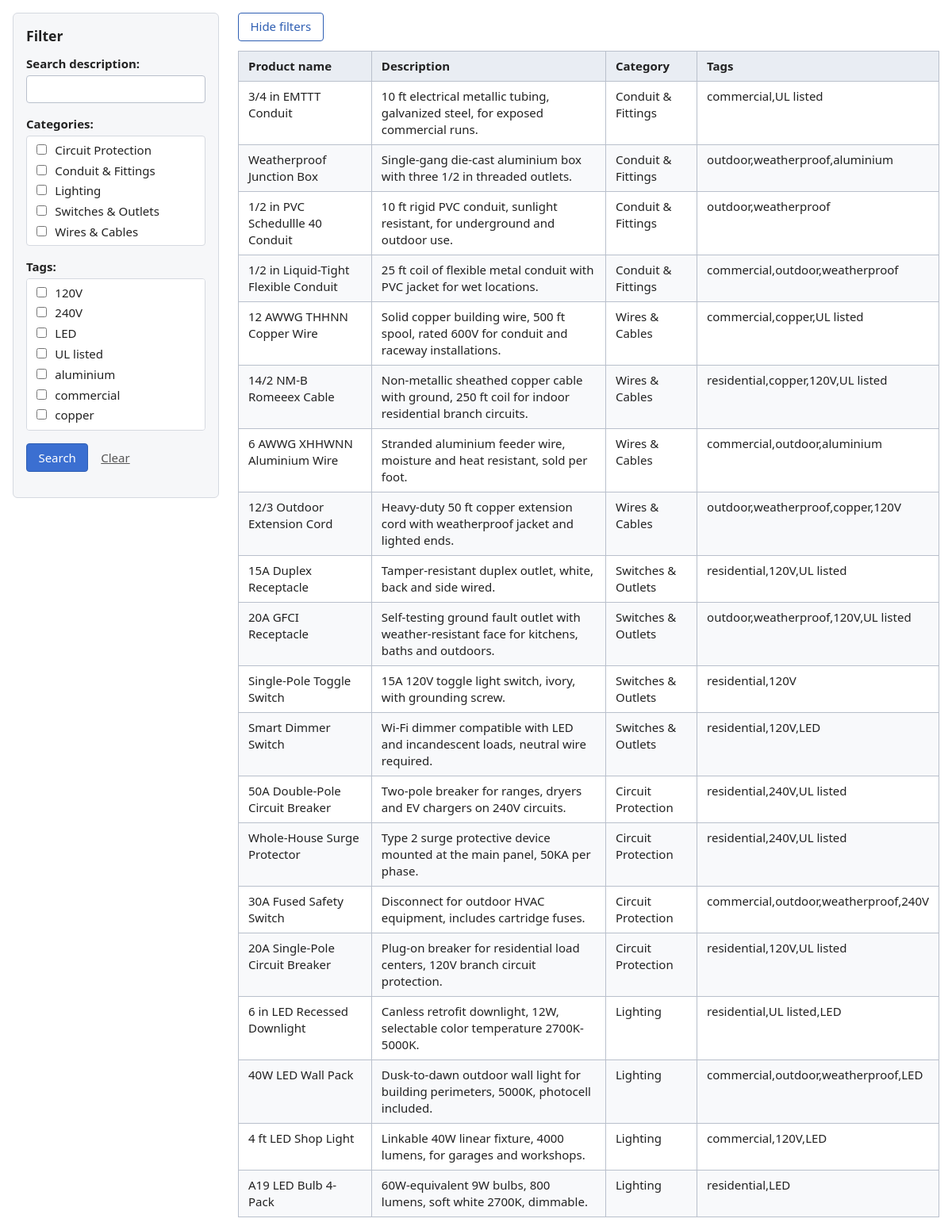
Screenshot of /products/ with the database file from the repository.
### products/models.py (models this page shows, shortened)
class Product(models.Model):
    name = models.CharField(max_length=255)
    description = models.TextField()
    category = models.ForeignKey(
        Category,
        on_delete=models.PROTECT,  # Stops a category from being deleted if products still use it
        related_name='products'
    )
    tags = models.ManyToManyField(
        Tag,
        related_name='products',
        blank=True
    )
    objects = ProductQuerySet.as_manager()  # Use custom manager with custom filters

### products/views.py (the view, shortened to what this page needs)
# urls.py: path('', views.IndexView.as_view(), name='index'),
class IndexView(generic.ListView):
    template_name = 'products/index.html'
    context_object_name = 'product_list'
    def get_queryset(self):
        self.product_filter = ProductFilter(self.request.GET or None)
        qs = (Product.objects
            .add_category_name()
            .add_tags_as_str()
        )
        if not self.product_filter.is_bound:
            return qs.all()
    def get_context_data(self, **kwargs):
        context = super().get_context_data(**kwargs)
        context['filter_form'] = self.product_filter
        return context

### products/forms.py
class ProductFilter(forms.Form):
    q = forms.CharField(
        required=False,
        label='Search description'
    )
    categories = forms.ModelMultipleChoiceField(
        queryset=Category.objects.all(),
        required=False,
        widget=forms.CheckboxSelectMultiple
    )
    tags = forms.ModelMultipleChoiceField(
        queryset=Tag.objects.all(),
        required=False,
        widget=forms.CheckboxSelectMultiple
    )

### products/models.py (called while the page is built)
    def __str__(self) -> str:
        return self.name

    def __str__(self) -> str:
        return self.name

    def add_tags_as_str(self) -> 'ProductQuerySet':
        return self.annotate(tags_as_str=GroupConcat('tags__name'))

    def add_category_name(self) -> 'ProductQuerySet':
        return self.annotate(category_name=F('category__name'))

### products/templates/products/index.html (shortened to what this page needs)
{% load static %}<!doctype html>
<html lang="en">
<head>
    <link rel="stylesheet" href="{% static 'products/index.css' %}">
</head>
<body>
<div class="layout">
    <aside class="sidebar" id="filter-panel">
        <h2>Filter</h2>
        <form method="get">
            {{ filter_form.as_div }}
            <div class="form-actions">
                <button type="submit">Search</button>
                <a href="{% url 'index' %}">Clear</a>
            </div>
        </form>
    </aside>
    <main class="content">
        <button type="button" class="panel-toggle" aria-controls="filter-panel" aria-expanded="true">Hide filters</button>
        {% if product_list %}
            <table>
                <thead>
                    <tr>
                        <th>Product name</th>
                        <th>Description</th>
                        <th>Category</th>
                        <th>Tags</th>
                    </tr>
                </thead>
                <tbody>
                {% for product in product_list %}
                    <tr>
                        <td>{{ product.name }}</td>
                        <td>{{ product.description}}</td>
                        <td>{{ product.category_name }}</td>
                        <td>{{ product.tags_as_str }}</td>
                    </tr>
                {% endfor %}
                </tbody>
            </table>
        {% elif filter_form.is_bound %}
            <p>No products match your search criteria.</p>
        {% else %}
            <p>No products are available.</p>
        {% endif %}
    </main>
</div>
</body>
</html>

### products/static/products/index.css (style rules this page uses)
* { box-sizing: border-box; }
body { margin: 0; padding: 1rem; font-family: system-ui, -apple-system, "Segoe UI", Roboto, sans-serif; font-size: 15px; line-height: 1.4; color: #222; background: #fff; }
.layout { display: grid; grid-template-columns: 260px 1fr; gap: 1.5rem; align-items: start; }
.content { min-width: 0; }
.sidebar { position: sticky; top: 1rem; padding: 1rem; background: #f6f7f9; border: 1px solid #d5d9e0; border-radius: 6px; }
.sidebar h2 { margin: 0 0 0.75rem; font-size: 1.1rem; }
.sidebar form > div { margin: 0 0 1rem; }
.sidebar fieldset { margin: 0; padding: 0; border: 0; }
.sidebar label, .sidebar legend { display: block; padding: 0; font-weight: 600; margin-bottom: 0.25rem; }
.sidebar input[type="text"] { width: 100%; padding: 0.4rem 0.5rem; border: 1px solid #b9c0cc; border-radius: 4px; font: inherit; }
.sidebar fieldset > div { max-height: 12rem; overflow-y: auto; padding: 0.25rem 0.5rem; background: #fff; border: 1px solid #d5d9e0; border-radius: 4px; }
.sidebar fieldset > div label { font-weight: normal; margin: 0; padding: 0.15rem 0; cursor: pointer; }
.sidebar fieldset > div input { margin-right: 0.4rem; }
.form-actions { display: flex; align-items: center; gap: 1rem; }
button { padding: 0.4rem 0.9rem; font: inherit; border: 1px solid #2f5fb3; border-radius: 4px; background: #3b6fd1; color: #fff; cursor: pointer; }
.form-actions a { color: #555; }
.panel-toggle { margin-bottom: 0.75rem; background: #fff; color: #2f5fb3; }
table { width: 100%; border-collapse: collapse; border: 1px solid #b9c0cc; }
th, td { padding: 0.5rem 0.75rem; border: 1px solid #b9c0cc; text-align: left; vertical-align: top; }
thead th { background: #e9edf3; }
tbody tr:nth-child(even) { background: #f8f9fb; }

### rows the page displays
Product: name "3/4 in EMTTT Conduit", description "10 ft electrical metallic tubing, galvanized steel, for exposed commercial runs.", category_name "Conduit & Fittings", tags_as_str "commercial,UL listed"
Product: name "Weatherproof Junction Box", description "Single-gang die-cast aluminium box with three 1/2 in threaded outlets.", category_name "Conduit & Fittings", tags_as_str "outdoor,weatherproof,aluminium"
Product: name "1/2 in PVC Schedullle 40 Conduit", description "10 ft rigid PVC conduit, sunlight resistant, for underground and outdoor use.", category_name "Conduit & Fittings", tags_as_str "outdoor,weatherproof"
Product: name "1/2 in Liquid-Tight Flexible Conduit", description "25 ft coil of flexible metal conduit with PVC jacket for wet locations.", category_name "Conduit & Fittings", tags_as_str "commercial,outdoor,weatherproof"
Product: name "12 AWWG THHNN Copper Wire", description "Solid copper building wire, 500 ft spool, rated 600V for conduit and raceway installations.", category_name "Wires & Cables", tags_as_str "commercial,copper,UL listed"
Product: name "14/2 NM-B Romeeex Cable", description "Non-metallic sheathed copper cable with ground, 250 ft coil for indoor residential branch circuits.", category_name "Wires & Cables", tags_as_str "residential,copper,120V,UL listed"
Product: name "6 AWWG XHHWNN Aluminium Wire", description "Stranded aluminium feeder wire, moisture and heat resistant, sold per foot.", category_name "Wires & Cables", tags_as_str "commercial,outdoor,aluminium"
Product: name "12/3 Outdoor Extension Cord", description "Heavy-duty 50 ft copper extension cord with weatherproof jacket and lighted ends.", category_name "Wires & Cables", tags_as_str "outdoor,weatherproof,copper,120V"
Product: name "15A Duplex Receptacle", description "Tamper-resistant duplex outlet, white, back and side wired.", category_name "Switches & Outlets", tags_as_str "residential,120V,UL listed"
Product: name "20A GFCI Receptacle", description "Self-testing ground fault outlet with weather-resistant face for kitchens, baths and outdoors.", category_name "Switches & Outlets", tags_as_str "outdoor,weatherproof,120V,UL listed"
Product: name "Single-Pole Toggle Switch", description "15A 120V toggle light switch, ivory, with grounding screw.", category_name "Switches & Outlets", tags_as_str "residential,120V"
Product: name "Smart Dimmer Switch", description "Wi-Fi dimmer compatible with LED and incandescent loads, neutral wire required.", category_name "Switches & Outlets", tags_as_str "residential,120V,LED"
Product: name "50A Double-Pole Circuit Breaker", description "Two-pole breaker for ranges, dryers and EV chargers on 240V circuits.", category_name "Circuit Protection", tags_as_str "residential,240V,UL listed"
Product: name "Whole-House Surge Protector", description "Type 2 surge protective device mounted at the main panel, 50KA per phase.", category_name "Circuit Protection", tags_as_str "residential,240V,UL listed"
Product: name "30A Fused Safety Switch", description "Disconnect for outdoor HVAC equipment, includes cartridge fuses.", category_name "Circuit Protection", tags_as_str "commercial,outdoor,weatherproof,240V"
Product: name "20A Single-Pole Circuit Breaker", description "Plug-on breaker for residential load centers, 120V branch circuit protection.", category_name "Circuit Protection", tags_as_str "residential,120V,UL listed"
Product: name "6 in LED Recessed Downlight", description "Canless retrofit downlight, 12W, selectable color temperature 2700K-5000K.", category_name "Lighting", tags_as_str "residential,UL listed,LED"
Product: name "40W LED Wall Pack", description "Dusk-to-dawn outdoor wall light for building perimeters, 5000K, photocell included.", category_name "Lighting", tags_as_str "commercial,outdoor,weatherproof,LED"
Product: name "4 ft LED Shop Light", description "Linkable 40W linear fixture, 4000 lumens, for garages and workshops.", category_name "Lighting", tags_as_str "commercial,120V,LED"
Product: name "A19 LED Bulb 4-Pack", description "60W-equivalent 9W bulbs, 800 lumens, soft white 2700K, dimmable.", category_name "Lighting", tags_as_str "residential,LED"
